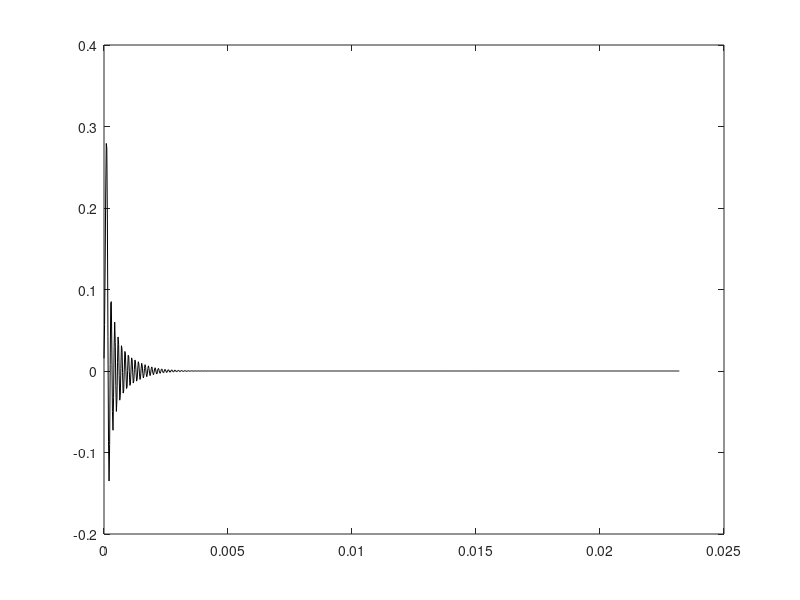

Recreate this plot in MATLAB. (Note: this script raises an error after producing the figure.)
[b,a] = cheby2(15,50,8000/22050,'low');
L = 1024;
L2 = 2047;
fs = 44100;
f = fs * (0:(L/2))/L;
f2 = fs * (0:(L2/2))/L2;

[h,t] = impz(b,a,1024,44100);
figure(1)
plot(t,h,'k-')

yfilter = conv(h,y);
filteredFft = fft(yfilter);
P4 = abs(filteredFft/L2);
P3 = P4(1:L2/2+1);
P3(2:end-1) = 2*P3(2:end-1);

figure(4);
plot(f2,P3,'k-');

%%[k,f] = freqz(b,a,256,44100);
%%dB = mag2db(abs(h));


y = sin(2*pi*2000*t) + sin(2*pi*3000*t) + sin(2*pi*4000*t)+ sin(2*pi*5000*t) + sin(2*pi*6000*t) + sin(2*pi*7000*t) + sin(2*pi*8000*t)+ sin(2*pi*9000*t) + sin(2*pi*10000*t) + sin(2*pi*11000*t) + sin(2*pi*12000*t)+ sin(2*pi*13000*t);
yfft = fft(y);
P2 = abs(yfft/L);
P1 = P2(1:L/2+1);
P1(2:end-1) = 2*P1(2:end-1);

figure(2);
plot(t,y,'k-');
xlim([0 0.001]);

figure(3);
plot(f,P1,'k-'); 

